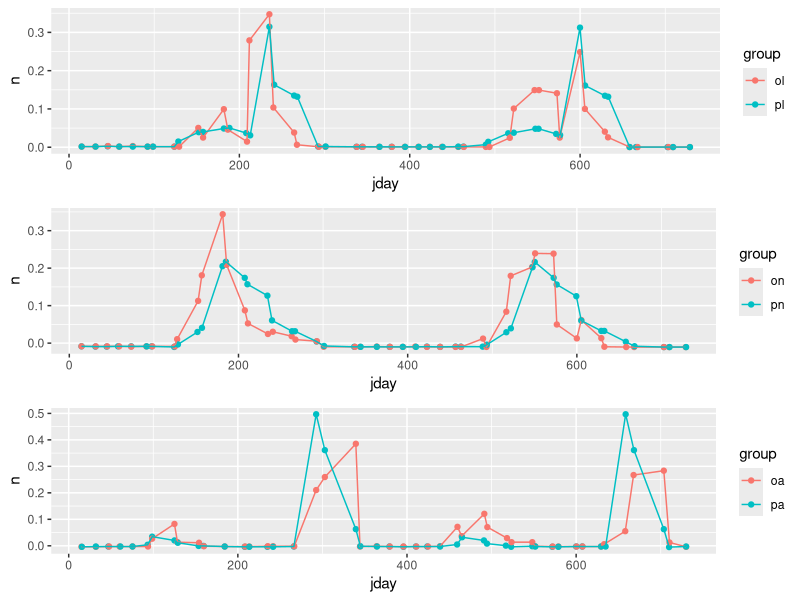

Write R code to recreate this figure.
# plots digitized using https://apps.automeris.io/wpd/
# .tar files can be loaded there to edit digitization

library(tidyverse)

pl <- read_csv('inputs/2021-04-04_Myles_test/make_ogden_fig4/predicted_larvae.csv', 
               col_names = c('jday', 'n')) %>% mutate(group = 'pl')
pn <- read_csv('inputs/2021-04-04_Myles_test/make_ogden_fig4/predicted_nymphs.csv', 
               col_names = c('jday', 'n')) %>% mutate(group = 'pn')
pa <- read_csv('inputs/2021-04-04_Myles_test/make_ogden_fig4/predicted_adults.csv', 
               col_names = c('jday', 'n')) %>% mutate(group = 'pa')
ol <- read_csv('inputs/2021-04-04_Myles_test/make_ogden_fig4/observed_larvae.csv', 
               col_names = c('jday', 'n')) %>% mutate(group = 'ol')
on <- read_csv('inputs/2021-04-04_Myles_test/make_ogden_fig4/observed_nymphs.csv', 
               col_names = c('jday', 'n')) %>% mutate(group = 'on')
oa <- read_csv('inputs/2021-04-04_Myles_test/make_ogden_fig4/observed_adults.csv', 
               col_names = c('jday', 'n')) %>% mutate(group = 'oa')

# merge all data
df <- rbind(pl, pn, pa, ol, on, oa) %>% 
  arrange(jday, group)

# recreate fig 4 plots to make sure they were digitized correctly
fig4a <- df %>% 
  filter(group %in% c('ol', 'pl')) %>% 
  ggplot(aes(jday, n, color = group)) + 
  geom_point() + 
  geom_line()

fig4b <- df %>% 
  filter(group %in% c('on', 'pn')) %>%
  ggplot(aes(jday, n, color = group)) + 
  geom_point() + 
  geom_line()

fig4c <- df %>%
  filter(group %in% c('oa', 'pa')) %>% 
  ggplot(aes(jday, n, color = group)) + 
  geom_point() + 
  geom_line()

gridExtra::grid.arrange(fig4a, fig4b, fig4c)
